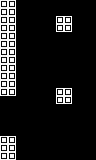

Rendered tile map (Tiled .tmx) drawn with the repository's tilesets; below, a short description and the map source with its tile grids summarised:
An orthogonal 12x20 tile map with 8x8 px tiles, 1 tile layer (main) and 1 object (flyingLtoR).

<map version="1.0" orientation="orthogonal" renderorder="right-down" width="12" height="20" tilewidth="8" tileheight="8" nextobjectid="2">
 <properties>
  <property name="type" value="leftWall" />
 </properties>
 <tileset firstgid="1" name="tiles" tilewidth="8" tileheight="8" tilecount="24" columns="6">
  <image source="../../../images/tiles.png" width="48" height="32" />
 </tileset>
 <layer name="main" width="12" height="20">
  <data>[240 cells, 38 non-empty, 1 distinct tile ids]</data>
 </layer>
 <objectgroup name="objects" />
 <objectgroup name="enemies">
  <object id="1" name="flyingLtoR" type="flyingLtoR" gid="9" x="64.0455" y="63.8182" width="8" height="8" />
 </objectgroup>
</map>
